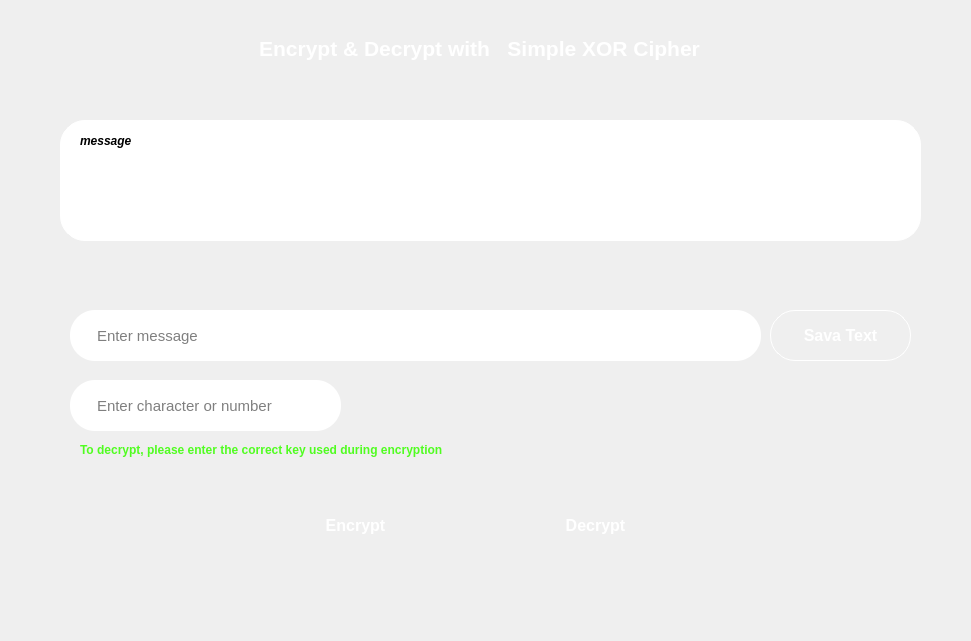
   <widget class="QWidget" name="xor_window" native="true">
    <property name="geometry">
     <rect>
      <x>330</x>
      <y>10</y>
      <width>971</width>
      <height>641</height>
     </rect>
    </property>
    <property name="styleSheet">
     <string notr="true"> background: qlineargradient(
        x1:0, y1:0, x2:0, y2:1, 
        stop:0 #1995AD, 
        stop:1 #022932
    );
border-radius:25px;</string>
    </property>
    <widget class="QLabel" name="label_12">
     <property name="geometry">
      <rect>
       <x>114</x>
       <y>30</y>
       <width>731</width>
       <height>36</height>
      </rect>
     </property>
     <property name="font">
      <font>
       <pointsize>16</pointsize>
       <bold>true</bold>
      </font>
     </property>
     <property name="styleSheet">
      <string notr="true">color:white;
background:transparent;</string>
     </property>
     <property name="text">
      <string>Encrypt &amp; Decrypt with   Simple XOR Cipher</string>
     </property>
     <property name="alignment">
      <set>Qt::AlignmentFlag::AlignCenter</set>
     </property>
    </widget>
    <widget class="QLabel" name="xor_output">
     <property name="geometry">
      <rect>
       <x>60</x>
       <y>120</y>
       <width>861</width>
       <height>121</height>
      </rect>
     </property>
     <property name="font">
      <font>
       <pointsize>16</pointsize>
       <bold>true</bold>
      </font>
     </property>
     <property name="styleSheet">
      <string notr="true">background:white;
border:1px solid white;</string>
     </property>
     <property name="text">
      <string/>
     </property>
     <property name="margin">
      <number>25</number>
     </property>
    </widget>
    <widget class="QLineEdit" name="xor_input">
     <property name="geometry">
      <rect>
       <x>70</x>
       <y>310</y>
       <width>691</width>
       <height>51</height>
      </rect>
     </property>
     <property name="font">
      <font>
       <pointsize>11</pointsize>
      </font>
     </property>
     <property name="styleSheet">
      <string notr="true">background:white;
padding-left:25px;
</string>
     </property>
     <property name="alignment">
      <set>Qt::AlignmentFlag::AlignLeading|Qt::AlignmentFlag::AlignLeft|Qt::AlignmentFlag::AlignVCenter</set>
     </property>
     <property name="placeholderText">
      <string>Enter message</string>
     </property>
    </widget>
    <widget class="QPushButton" name="xor_encrypt">
     <property name="geometry">
      <rect>
       <x>270</x>
       <y>500</y>
       <width>171</width>
       <height>51</height>
      </rect>
     </property>
     <property name="font">
      <font>
       <pointsize>12</pointsize>
       <bold>true</bold>
      </font>
     </property>
     <property name="styleSheet">
      <string notr="true">#xor_encrypt {
   color: white;
    font-weight: bold;
    border: none;
    border-radius: 25px;
    padding: 8px 16px;
    background: qlineargradient(
        x1:0, y1:0, x2:0, y2:1,
        stop:0 #4CAF50, 
        stop:1 #2E7D32   );
}

#xor_encrypt:pressed {
    background: white;
    color: #2c6df7;
    border: 1px solid #2c6df7;
}
</string>
     </property>
     <property name="text">
      <string>Encrypt</string>
     </property>
    </widget>
    <widget class="QPushButton" name="xor_decrypt">
     <property name="geometry">
      <rect>
       <x>510</x>
       <y>500</y>
       <width>171</width>
       <height>51</height>
      </rect>
     </property>
     <property name="font">
      <font>
       <pointsize>12</pointsize>
       <bold>true</bold>
      </font>
     </property>
     <property name="styleSheet">
      <string notr="true">#xor_decrypt {
    color: white;
    font-weight: bold;
    border: none;
    border-radius: 25px;
    padding: 8px 16px;
    background: qlineargradient(
        x1:0, y1:0, x2:0, y2:1,
        stop:0 #f44336,   /* light red */
        stop:1 #c62828    /* dark red */
    );
}

#xor_decrypt:pressed {
    background: white;
    color: #2c6df7;
    border: 1px solid #2c6df7;
}
</string>
     </property>
     <property name="text">
      <string>Decrypt</string>
     </property>
    </widget>
    <widget class="QLabel" name="label_13">
     <property name="geometry">
      <rect>
       <x>80</x>
       <y>130</y>
       <width>111</width>
       <height>21</height>
      </rect>
     </property>
     <property name="font">
      <font>
       <italic>true</italic>
       <bold>true</bold>
      </font>
     </property>
     <property name="styleSheet">
      <string notr="true">background:transparent;</string>
     </property>
     <property name="text">
      <string>message</string>
     </property>
    </widget>
    <widget class="QLineEdit" name="xor_key">
     <property name="geometry">
      <rect>
       <x>70</x>
       <y>380</y>
       <width>271</width>
       <height>51</height>
      </rect>
     </property>
     <property name="font">
      <font>
       <pointsize>11</pointsize>
      </font>
     </property>
     <property name="styleSheet">
      <string notr="true">background:white;
padding-left:25px;</string>
     </property>
     <property name="alignment">
      <set>Qt::AlignmentFlag::AlignLeading|Qt::AlignmentFlag::AlignLeft|Qt::AlignmentFlag::AlignVCenter</set>
     </property>
     <property name="placeholderText">
      <string>Enter character or number</string>
     </property>
    </widget>
    <widget class="QLabel" name="key_description_4">
     <property name="geometry">
      <rect>
       <x>80</x>
       <y>440</y>
       <width>501</width>
       <height>20</height>
      </rect>
     </property>
     <property name="font">
      <font>
       <bold>true</bold>
      </font>
     </property>
     <property name="styleSheet">
      <string notr="true">background:transparent;
color:#50fd20;</string>
     </property>
     <property name="text">
      <string>To decrypt, please enter the correct key used during encryption</string>
     </property>
    </widget>
    <widget class="QPushButton" name="xor_save">
     <property name="geometry">
      <rect>
       <x>770</x>
       <y>310</y>
       <width>141</width>
       <height>51</height>
      </rect>
     </property>
     <property name="font">
      <font>
       <pointsize>12</pointsize>
       <bold>true</bold>
      </font>
     </property>
     <property name="styleSheet">
      <string notr="true">#xor_save {
    color: white;
    font-weight: bold;
    border: 1px solid white;
    border-radius: 25px;
    padding: 8px 16px;
    background: qlineargradient(
        x1:0, y1:0, x2:0, y2:1,
        stop:0 #6a11cb,
        stop:1 #2575fc
    );
}

#xor_save:pressed {
    background: white;
    color: #2c6df7;
    border: 1px solid #2c6df7;
}
</string>
     </property>
     <property name="text">
      <string>Sava Text</string>
     </property>
    </widget>
   </widget>
